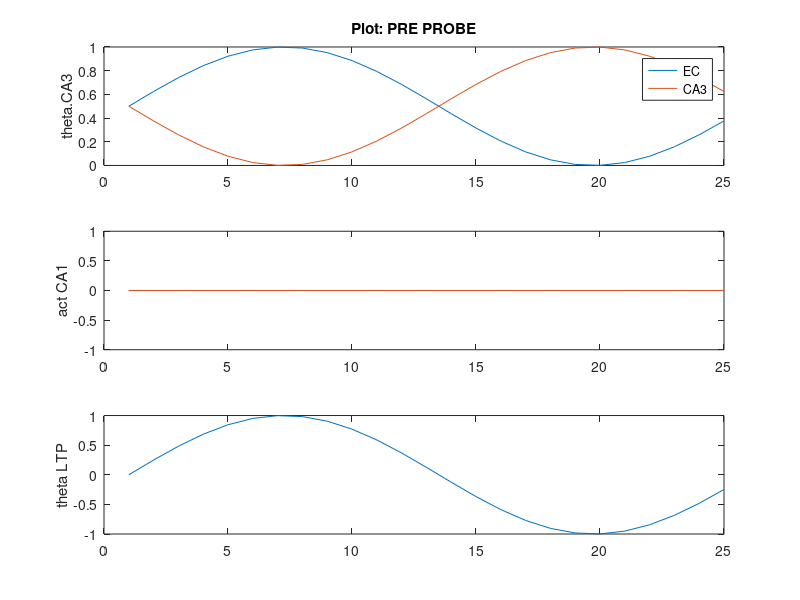
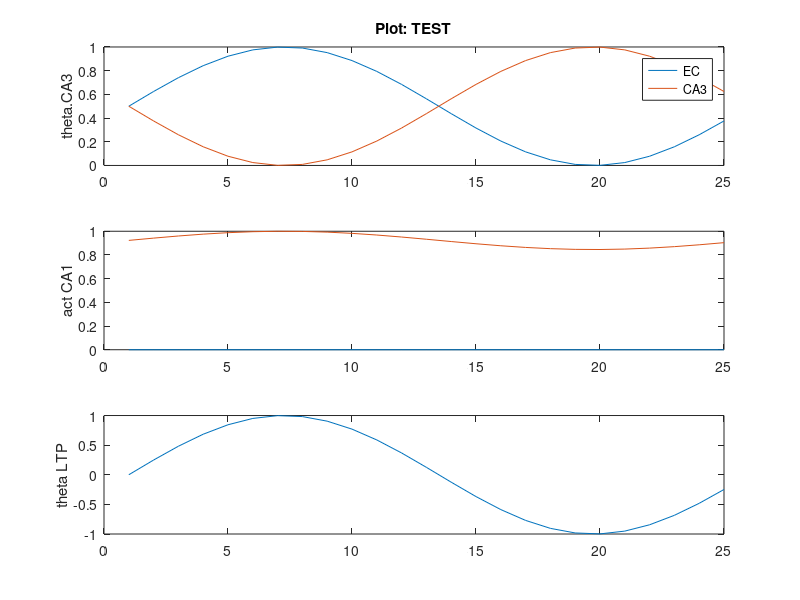
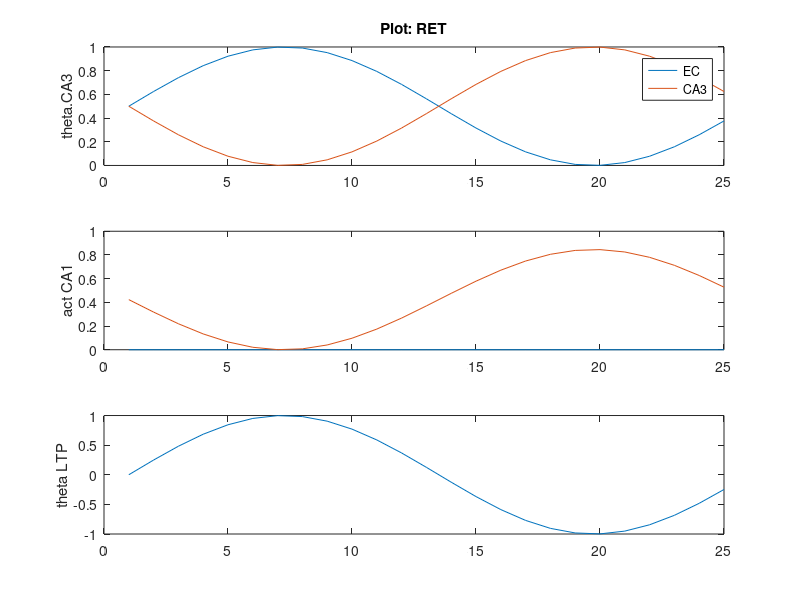
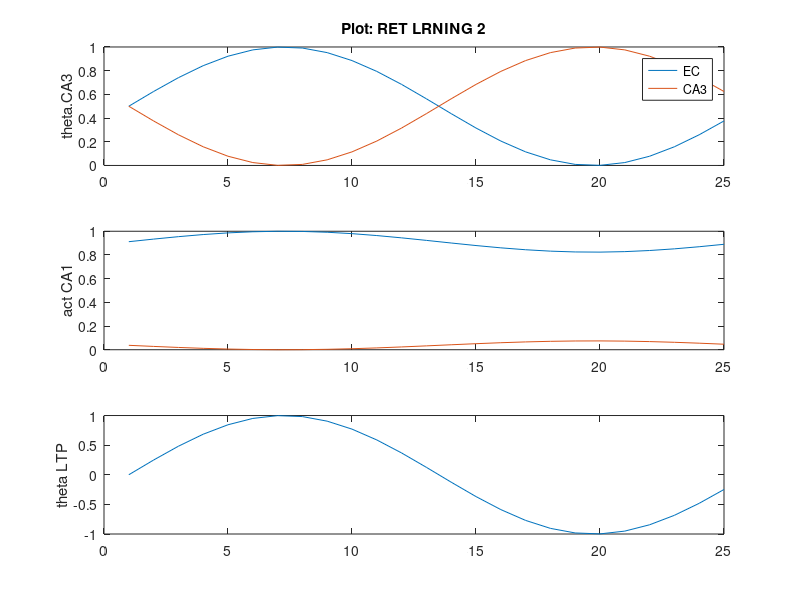

These figures' MATLAB source, in order:
function [] = hasselmo2002_Task_V2_2()
% hasselmo_2002 theta model


%todo: 
% add plots for ca3 and ec activity
% add ach to the model
% make a struct to hold data? 

clear all;

%% runtime parameters
p.nTrls = 14;
p.nTSteps = 25;
p.nCA1cells = 2;
p.nCA3cells = 3;
p.nECcells = 2;

p.dt = 0.005; % 5 ms
p.thF = 8; % 8 Hz
p.stepsPerCycle = ceil(((1/p.thF)/p.dt));
p.phaseStep = (2*pi)/p.stepsPerCycle; % numnber of radians to increment theta phase by for each time steps
p.k = .5; 
p.lrate = 0.01; % learning rate, per Ehren's experiment
p.thetaScale = 1; % X from Hasselmo et al (2002), p 799
% [0 to 1] smaller means theta has less effect on functional strength
% paper is vague about whether different values are used for the different
% layers (CA3 vs EC), for now we'll assume that it is a single fixed
% parameter.

% allocate arrays
a.CA1 = nan(p.nCA1cells,p.nTSteps);
a.CA3 = nan(p.nCA3cells,p.nTrls); 
a.EC  = nan(p.nECcells, p.nTrls);
w.CA3 = zeros(p.nCA1cells, p.nCA3cells);
w.EC  = eye(p.nCA1cells, p.nECcells); % identity matrix p.801
tempXprod = nan(p.nCA1cells,p.nCA3cells,p.stepsPerCycle);



%% Task 

stage = 1;


fprintf('Probe (pre- task)\n');  
a.CA3(:,1) = [1; 1; 1]; % rand(p.nCA3cells,1) > .5;
a.EC(:,1) = [0; 0];
[a, tempXprod, ph, theta] = runTheta(a,tempXprod,w,p,stage); 
if 1, plotStateVariables(theta,a,'PRE PROBE'); end



% for each trial, run the theta model 
for trl = 1:p.nTrls
  % initialize first timestep
  % NOTE: THESE NEED TO BE SET FOR EACH PHASE OF THE TASK, TRL
  a.CA3(:,1) = [0; 1; 1]; % rand(p.nCA3cells,1) > .5;
  a.EC(:,1)  = [0; 1]; % rand(p.nECcells, 1) > .5;
  
  
  % runs the model 
  [a, tempXprod, ph, theta] = runTheta(a,tempXprod,w,p,stage);
  disp('CA1 Activity');
  a.CA1
  a.CA1(1:2,end)
  % compute weight updates after each theta cycle
  dw.CA3(:,:) = sum(tempXprod,3);
  
  fprintf('\nTrial %i\n',trl);
  if any(isnan(dw.CA3)), keyboard, end
  %w.CA3, dw.CA3
  w.CA3 = w.CA3 + p.lrate.*dw.CA3; %   w.CA3 = w.CA3 + dw.CA3;
  w.CA3 = min(w.CA3, p.k);
  %w.CA3
  
  
end

%if 1, plotStateVariables(theta,a); end

  %keyboard

  fprintf('Test initial learning\n');  
  a.CA3(:,1) = [1; 1; 1]; % rand(p.nCA3cells,1) > .5;
  a.EC(:,1) = [0; 1];
  [a, tempXprod, ph, theta] = runTheta(a,tempXprod,w,p,stage); 
  if 1, plotStateVariables(theta,a,'TEST'); end
  
 
  fprintf('post task probe\n');  
  a.CA3(:,1) = [1; 1; 1]; % rand(p.nCA3cells,1) > .5;
  a.EC(:,1) = [0; 0];
  [a, tempXprod, ph, theta] = runTheta(a,tempXprod,w,p,stage); 
  if 1, plotStateVariables(theta,a,'RET'); end

%% 
keyboard;
% for each trial, run the theta model 
for trl = 1:p.nTrls
  % initialize first timestep
  % NOTE: THESE NEED TO BE SET FOR EACH PHASE OF THE TASK, TRL
  a.CA3(:,1) = [1; 1; 0]; % rand(p.nCA3cells,1) > .5;
  a.EC(:,1)  = [1; 0]; % rand(p.nECcells, 1) > .5;
  
  
  % runs the model 
  [a, tempXprod, ph, theta] = runTheta(a,tempXprod,w,p,stage);
  disp('CA1 Activity');
  a.CA1
  a.CA1(1:2,end)
  % compute weight updates after each theta cycle
  dw.CA3(:,:) = sum(tempXprod,3);
  
  fprintf('\nTrial %i\n',trl);
  if any(isnan(dw.CA3)), keyboard, end
  %w.CA3, dw.CA3
  w.CA3 = w.CA3 + p.lrate.*dw.CA3; %   w.CA3 = w.CA3 + dw.CA3;
  w.CA3 = min(w.CA3, p.k);
  %w.CA3
  
  
end
  if 1, plotStateVariables(theta,a,'RET LRNING 2'); end
  

  fprintf('Test initial learning\n');  
  a.CA3(:,1) = [1; 1; 1]; % rand(p.nCA3cells,1) > .5;
  a.EC(:,1) = [1; 0];
  [a, tempXprod, ph, theta] = runTheta(a,tempXprod,w,p,stage); 
  if 1, plotStateVariables(theta,a,'TEST 2'); end
  
 
  fprintf('post task probe\n');  
  a.CA3(:,1) = [1; 1; 1]; % rand(p.nCA3cells,1) > .5;
  a.EC(:,1) = [0; 0];
  [a, tempXprod, ph, theta] = runTheta(a,tempXprod,w,p,stage); 
  if 1, plotStateVariables(theta,a,'RET 2'); end
  
  
  keyboard;
end

function [a,tempXprod, ph, theta] = runTheta(a,tempXprod,w,p,stage)
  
  % allocate phase and theta params
  ph.EC = nan(p.nTSteps,1);   theta.EC = nan(p.nTSteps,1);
  ph.CA3 = nan(p.nTSteps,1);  theta.CA3 = nan(p.nTSteps,1);
  ph.LTP = nan(p.nTSteps,1);  theta.LTP = nan(p.nTSteps,1);

  
  ph.EC(1)  = 0;    theta.EC(1)  = (p.thetaScale/2) * sin(ph.EC(1))  + (1-(p.thetaScale/2));
  ph.CA3(1) = pi;   theta.CA3(1) = (p.thetaScale/2) * sin(ph.CA3(1)) + (1-(p.thetaScale/2));
  ph.LTP(1) = 0;    theta.LTP(1) = sin(ph.LTP(1));
  
  % initialize CA1 activity
  a.CA1(:,1) = ((theta.EC(1) .* w.EC) * a.EC(:,stage)) + ((theta.CA3(1) .* w.CA3) * a.CA3(:,1)); % eq 2.4 p.799
  
  tempXprod(:,:,1) = (theta.LTP(1) .* a.CA1(:,1)) * a.CA3(:,stage)';
  % run one theta cycle
  for t = 2:p.stepsPerCycle
    
    % phasic input
    ph.EC(t)  = ph.EC(t-1)  + p.phaseStep;  theta.EC(t)  = (p.thetaScale/2) * sin(ph.EC(t))  + (1-(p.thetaScale/2));  % eq 2.2 p.799
    ph.CA3(t) = ph.CA3(t-1) + p.phaseStep;  theta.CA3(t) = (p.thetaScale/2) * sin(ph.CA3(t)) + (1-(p.thetaScale/2));  % eq 2.3 p.799
    ph.LTP(t) = ph.LTP(t-1) + p.phaseStep;  theta.LTP(t) = sin(ph.LTP(t));                                        % eq 2.5 p.799
    
    
    %a.CA1 = w.EC .* a.EC + w.CA3 .* a.CA3; % eq 2.1
    a.CA1(:,t) = ((theta.EC(t) .* w.EC) * a.EC(:,stage)) + ((theta.CA3(t) .* w.CA3) * a.CA3(:,stage)); % eq 2.4 p.799
    
    tempXprod(:,:,t) = (theta.LTP(t) .* a.CA1(:,t)) * a.CA3(:,stage)';
    
  end
  
end

function plotStateVariables(theta,a,t)
    figure;
    subplot(3,1,1);
    hold off; plot(theta.EC)
    hold on; plot(theta.CA3)
    ylabel('theta.CA3');
    legend('EC','CA3'); ylim([0 1]);
    title(['Plot: ', t]);
    
    subplot(3,1,2);
    plot(a.CA1');
    ylabel('act CA1');
    
    subplot(3,1,3);
    plot(theta.LTP)
    ylabel('theta LTP');
end
